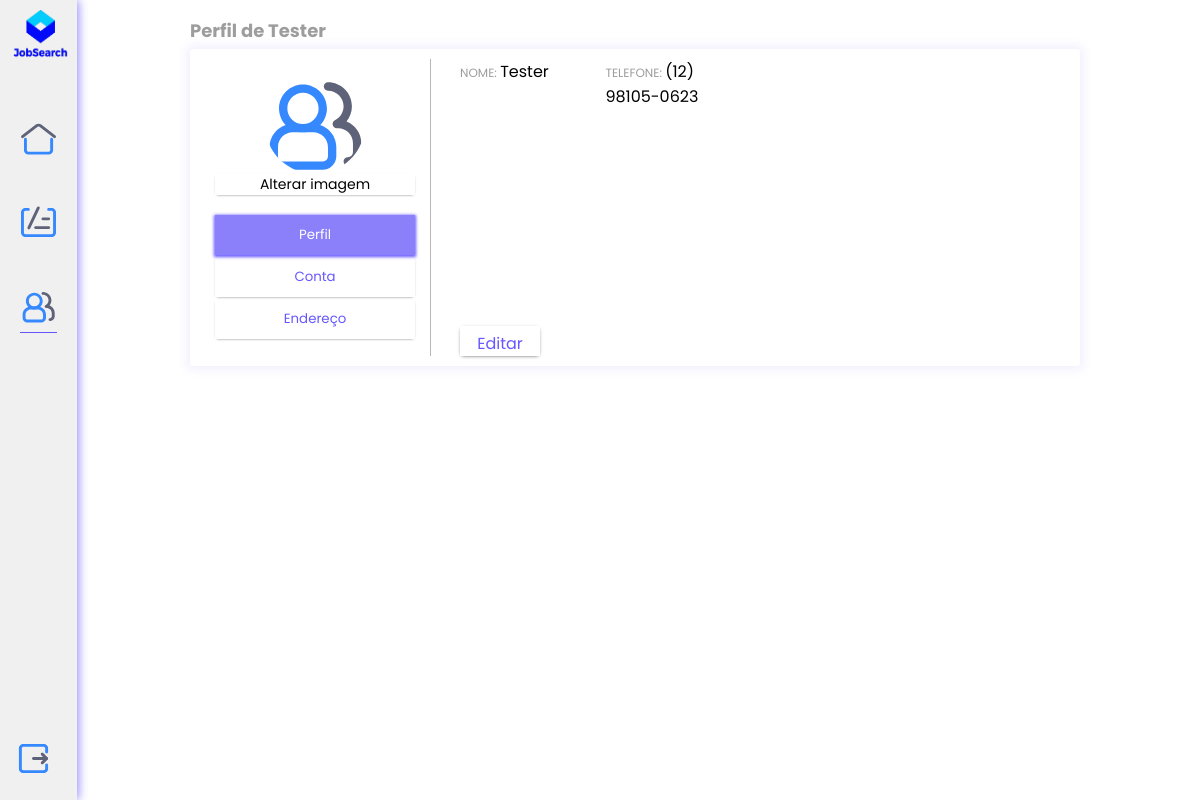
The app's page /WebInicial/empresa/perfil_empresa.php (signed in) with its own data.
### tables this page shows
CREATE TABLE `tbluf` (
  `ufeCodigo` int(11) NOT NULL,
  `ufeNome` varchar(20) DEFAULT NULL,
  `sigla` char(2) DEFAULT NULL,
  PRIMARY KEY (`ufeCodigo`)
);

CREATE TABLE `tbl_empresa` (
  `emp_id` int(11) NOT NULL AUTO_INCREMENT,
  `emp_nome` varchar(45) NOT NULL,
  `emp_email` varchar(45) NOT NULL,
  `emp_senha` varchar(16) NOT NULL,
  `emp_cnpj` varchar(18) NOT NULL,
  `emp_telefone` varchar(15) NOT NULL,
  `emp_logradouro` varchar(50) NOT NULL,
  `emp_num` varchar(8) NOT NULL,
  `emp_complemento` varchar(10) NOT NULL,
  `emp_bairro` varchar(50) NOT NULL,
  `emp_cidCodigo` int(11) NOT NULL,
  `emp_ufeCodigo` int(11) NOT NULL,
  `emp_cep` varchar(9) NOT NULL,
  `emp_imagem` varchar(50) DEFAULT '../imagens/group-svgrepo-com.svg',
  PRIMARY KEY (`emp_id`),
  KEY `emp_cidCodigo` (`emp_cidCodigo`),
  KEY `emp_ufeCodigo` (`emp_ufeCodigo`)
);

### WebInicial/empresa/perfil_empresa.php (the view, shortened to what this page needs)
<?php
include('../conexao.php');
$user_id = $_SESSION['emp_id'];
$query = "SELECT * FROM tbl_empresa WHERE emp_id = :user_id";
try {
    $stmt = $conexao->prepare($query);
    $stmt->bindParam(':user_id', $user_id, PDO::PARAM_INT);
    $stmt->execute();
    while ($user = $stmt->fetch(PDO::FETCH_ASSOC)) {
        $cidCodigo = $user['emp_cidCodigo'];
        $cid = "SELECT * FROM tblcidade WHERE cidCodigo = $cidCodigo";
        $sqlCid = $conexao->prepare($cid);
        $sqlCid->execute();
        while ($row_cid = $sqlCid->fetch(PDO::FETCH_ASSOC)) {
            $ufCodigo = $row_cid['ufeCodigo'];
            $uf = "SELECT * FROM tbluf WHERE ufeCodigo = $ufCodigo";
            $sqluf = $conexao->prepare($uf);
            $sqluf->execute();
            while ($row_uf = $sqluf->fetch(PDO::FETCH_ASSOC)) {
?>
                <!DOCTYPE html>
                <html lang="pt-bt">
                <head>
                    <link rel="stylesheet" href="../Estilos/estilo3_h.css">
                    <link rel="stylesheet" href="../Estilos/estilopadrao.css">
                    <link rel="stylesheet" href="../Estilos/perfil.css">
                </head>
                <body>
                    <nav>
                        <a class="select" id="logo" href="home_empresa.php"><img class="logo" src="../imagens/logo.png" alt=""></a>
                        <a class="select" id="home" href="home_empresa.php"><img class="imgHome" src="../imagens/home-page-svgrepo-com.svg" alt=""></a>
                        <a class="select" href="area_empresa.php"><img class="icon" src="../imagens/notebook-svgrepo-com.svg" alt="" /></a>
                        <a class="selecionado" href="perfil_empresa.php"><img class="icon" src="../imagens/group-svgrepo-com.svg" alt=""></a>
                        <a class="select" id="config" href="logout.php"><img class="icon" src="../imagens/quit-svgrepo-com.svg" alt=""></a>
                    </nav>
                    <main>
                        <h2>Perfil de
                            <?php echo $user['emp_nome']; ?>
                        </h2>
                        <div class="bloco">
                            <div class="coluna-img">
                                <div class="perfil">
                                    <img class="foto" src="<?php echo $user['emp_imagem']; ?>" alt="">
                                    <button class="btn-editi" id="btn-editi-img">Alterar imagem</button>
                                </div>
                                <div class="option-config">
                                    <button class="btn-option btn-ativo" id="btn-1">Perfil</button>
                                    <button class="btn-option" id="btn-2">Conta</button>
                                    <button class="btn-option" id="btn-3">Endereço</button>
                                </div>
                            </div>
                            <div class="separa ativo" id="div-1">
                                <div class="coluna-info ">
                                    <p><span>NOME: </span>
                                        <?php echo $user['emp_nome']; ?>
                                    </p>
                                    <p><span>TELEFONE: </span><?php echo $user['emp_telefone']; ?></p>
                                </div>
                                <a class="btn-editar" id="bnt-editar" href="perfil-config.php?config=perfil">Editar</a>
                            </div>
                        </div>
                    </main>
    <?php
            }
        }
    }
} catch (PDOException $e) {
    die("Erro ao recuperar informações do usuário: " . $e->getMessage());
}
    ?>
                </body>
                </html>

### WebInicial/Estilos/estilo3_h.css (style rules this page uses)
:root { --cor0: #000000; --cor1: #1a1a1ae5; --cor2: #1a1a1aee; --cor3: #000000bc; --cor4: #4938ffd7; --cor5: #8b80f9; --cor6: #fff; --cor7: #f5eeee4d; --cor8: #8a80f91c; }
main { height: 100%; width: 75%; margin-top: 1%; margin-left: 15%; margin-right: 10%; margin-bottom: 1%; color: var(--cor0); }
main > h2 { padding: 5px; padding-left: 10px; text-align: left; font-size: 18px; color: var(--cor3); }

### WebInicial/Estilos/estilopadrao.css (style rules this page uses)
:root { --cor0: #000000; --cor1: #1a1a1ae5; --cor2: #1a1a1aee; --cor3: #00000062; --cor4: #4938ffd7; --cor5: #8b80f9; --cor6: #fff; --cor7: #f5eeee4d; }
* { margin: 0; padding: 0; box-sizing: border-box; font-family: "Poppins", sans-serif; }
body { margin: 0; padding: 0; font-family: Arial, Helvetica, sans-serif; background: var(--cor6); background-attachment: fixed; display: flex; }
nav { height: 100%; padding: 100px 20px 560px 20px; background-color: #edededcd; text-align: center; box-shadow: 1px 0px 10px 0px var(--cor5); display: grid; position: fixed; top: 0; margin-right: 100px; }
nav>a, nav>button { padding: 1px; margin-top: 20px; margin-bottom: 20px; text-decoration: none; color: var(--cor4); }
.selecionado { box-shadow: 0px 1px 0px 0px var(--cor4); }
.icon { width: 35px; height: 35px; }
.imgHome { width: 35px; height: 35px; }
#logo { position: fixed; top: 10px; }
#config { position: fixed; top: 90%; left: 15px; }
button { background: none; border: none; cursor: pointer; }
.logo { position: fixed; top: 1%; left: 13px; width: 55px; height: 50px; }

### WebInicial/Estilos/perfil.css (style rules this page uses)
:root { --cor0: #000000; --cor1: #1a1a1ae5; --cor2: #1a1a1aee; --cor3: #00000062; --cor4: #4938ffd7; --cor5: #8b80f9; --cor6: #fff; }
* { margin: 0; padding: 0; box-sizing: border-box; font-family: "Poppins", sans-serif; }
.bloco { padding: 10px; margin-left: 10px; border-radius: 3px; background-color: var(--cor6); display: flex; flex-wrap: nowrap; gap: 30px; box-shadow: 0px 0px 10px 4px var(--cor8); height: auto; }
span { font-size: 12px; text-transform: uppercase; color: rgb(158, 157, 157); }
.coluna-info { display: flex; gap: 15px; width: 100%; height: auto; flex-wrap: wrap; }
.separa { display: none; }
.ativo { display: flex; flex-direction: column; justify-content: space-between; }
.coluna-img, .perfil, .option-config { display: flex; flex-direction: column; }
.coluna-img { width: 230px; padding: 5px; box-shadow: 1px 0px 0px 0px rgb(182, 182, 182) }
.perfil { margin: 10px; text-align: center; }
.option-config { width: auto; height: auto; padding: 10px; }
a { text-decoration: none; }
.btn-option { color: var(--cor4); margin-bottom: 2px; box-shadow: 0px 1px 3px -2px black; text-align: center; padding: 10px; cursor: pointer; }
.btn-ativo, .btn-ativo:hover { background-color: var(--cor5); color: white; box-shadow: 0px 1px 3px 1px var(--cor4); }
.btn-editi { color: #000000; box-shadow: 0px 1px 3px -2px black; font-size: 14px; }
.foto { width: 100px; height: 100px; border-radius: 50%; margin-left: 50px; margin-right: 50px; }
.btn-editar { position: relative; bottom: 0px; color: var(--cor4); margin-bottom: 0px; box-shadow: 0px 1px 4px -2px black; text-align: center; padding: 5px 15px; height: 30px; width: 80px; }
.coluna-info > p { width: 45%; font-size: 16px; }

### records on screen
tbl_empresa: emp_nome "Tester", emp_telefone "(12) 98105-0623"
tbluf: tbl_empresa.emp_imagem (picture)
